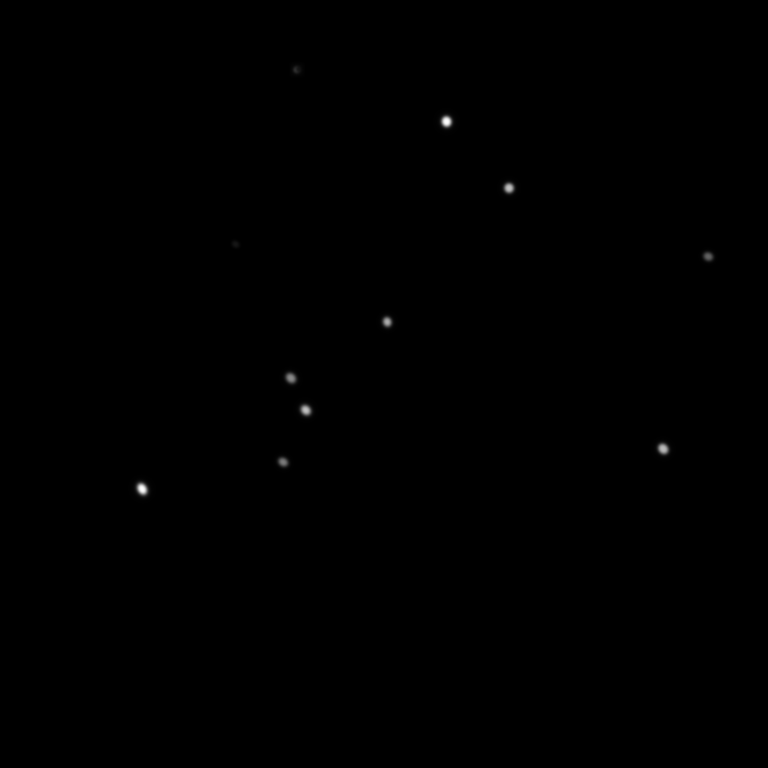
#> input picture stars/conv.png, 3072 x 3072 px, given as the content of the folder tele_datasets/224/, which was not available (shown at 1/4 size)
$ jupyter execute --allow-errors 'generate_image copy 3.ipynb'
#> lines starting #> are read from the running program, lines starting #| are printed output that depends on the picture; pictures that were not available may be replaced by others from this repository, and a replacement may not be noted
### stars.py
import numpy as np
import matplotlib.pyplot as plt
import pandas as pd
import cv2
import os

class BH_stars_img():

    def __init__(self, BHs_path='../224', BHs=None, height=1000, width=1400, bg_color=33,
                 num_stars=200, num_BHs=10, stars_lower_size=10, stars_upper_size=25,
                 BHS_lower_size=10, BH_upper_size=30, shape='rect', gaussian_radius=3):
        """_summary_

        Args:
            BHs_path (str, optional): _description_. Defaults to '../224'.
            height (int, optional): _description_. Defaults to 1000.
            width (int, optional): _description_. Defaults to 1400.
            bg_color (int, optional): _description_. Defaults to 33.
            num_stars (int, optional): _description_. Defaults to 200.
            num_BHs (int, optional): _description_. Defaults to 10.
            stars_lower_size (int, optional): _description_. Defaults to 10.
            stars_upper_size (int, optional): _description_. Defaults to 25.
            BHS_lower_size (int, optional): _description_. Defaults to 25.
            BH_upper_size (int, optional): _description_. Defaults to 25.
            shape (str, optional): _description_. Defaults to 'rect'.
        """

        self.num_BHs = num_BHs
        if BHs is None:
            self.BHs_path = BHs_path
            self.BHs= list(np.random.choice(os.listdir(BHs_path), num_BHs))
        elif type(BHs) == str or type(BHs) == np.ndarray:
            self.BHs_path = BHs_path
            self.BHs= [BHs]
        else:
            raise ValueError
        self.height, self.width = height, width
        self.bg_color = bg_color
        self.num_stars = num_stars
        self.num_BHs = num_BHs
        self.stars_lower_size = stars_lower_size
        self.stars_upper_size = stars_upper_size
        self.BHS_lower_size = BHS_lower_size
        self.BH_upper_size = BH_upper_size
        self.shape = shape
        self.gaussian_radius = gaussian_radius
        # sanity check
        assert self.shape in ['rect', 'circle'], "Only support squares and circles !!!"
        if self.shape == 'circle':
            assert self.width == self.height, "Only support square images !!!"

    def generate_distribution(self, size, sigma_x, sigma_y):
        """_summary_

        Args:
            size (_type_): _description_
            sigma_x (_type_): _description_
            sigma_y (_type_): _description_
            center_color (_type_): _description_

        Returns:
            _type_: _description_
        """
        x = np.linspace(-size / 2, size / 2, size)
        y = np.linspace(-size / 2, size / 2, size)
        X, Y = np.meshgrid(x, y)
        X /= size / 2
        Y /= size / 2
        rho = np.random.uniform(-.1, .1)
        dist_out = np.sqrt((X / sigma_x)**2 + (Y / sigma_y)**2 - 2*rho*X*Y / sigma_x / sigma_y)
        alpha = np.random.uniform(10, 15)
        u = 0.5
        brightness = 1 / (np.exp(alpha * (dist_out - u)) + 1)
        # print(np.max(brightness))
        return brightness

    def put_small_images_tolarge_background(self, small_img, bg_height, bg_width, small_img_size):
        """_summary_

        Args:
            small_img (_type_): _description_
            bg_height (_type_): _description_
            bg_width (_type_): _description_
            small_img_size (_type_): _description_

        Returns:
            _type_: _description_
        """
        pad1 = np.random.randint(0, bg_height - small_img_size)
        pad2 = bg_height - small_img_size - pad1
        pad3 = np.random.randint(0, bg_width - small_img_size)
        pad4 = bg_width - small_img_size - pad3
        # get the coordinate of the center of the square
        xc = (pad3 + small_img_size / 2) / bg_width
        yc = (pad1 + small_img_size / 2) / bg_height
        larger_img = cv2.copyMakeBorder(small_img, pad1, pad2, pad3, pad4, cv2.BORDER_CONSTANT, value=0)
        return larger_img, xc, yc

    def add_noise(self, img, radius=5):
        """_summary_

        Args:
            img (_type_): _description_
            radius (int, optional): _description_. Defaults to 5.

        Returns:
            _type_: _description_
        """
        img = img.astype(np.int64)
        noisy_img = img + np.random.normal(loc=0, scale=radius, size=(self.height, self.width))
        noisy_img = np.where(noisy_img > 255, 255, noisy_img)
        noisy_img = np.where(noisy_img < 0, 0, noisy_img)
        noisy_img = noisy_img.astype(np.int64)
        return noisy_img

    def bg_gen(self):
        """_summary_

        Returns:
            _type_: _description_
        """
        bg = np.ones((self.height, self.width), dtype=np.float64) * self.bg_color / 255
        return bg

    def stars_gen(self, color=False):
        """_summary_
        """
#> called with color = False
        bg = self.bg_gen()
        self.stars_BHs_img = bg.copy()
        if self.shape == 'rect':
            stars_lst = np.ones((self.num_stars, 4), dtype=np.float64)
        elif self.shape == 'circle':
            stars_lst = np.ones((self.num_stars, 3), dtype=np.float64)
        for i in range(self.num_stars):
            # Parameters
            size = np.random.randint(low=self.stars_lower_size, high=self.stars_upper_size)  # Size of the square grid
            sigma_x = np.random.uniform(0.8, 1.2)  # Standard deviation for the Gaussian distribution
            sigma_y = np.random.uniform(0.8, 1.1)  # Standard deviation for the Gaussian distribution
            self.luminosity = np.random.uniform(0.15, 1)  # Maximum brightness at the center
            if color:
                pass
            brightness = self.generate_distribution(size, sigma_x, sigma_y)
            larger_img, xc, yc = self.put_small_images_tolarge_background(brightness, self.height, self.width, size)
            self.stars_BHs_img += larger_img
            stars_lst[i, 0] = xc
            stars_lst[i, 1] = yc
            if self.shape == 'rect':
                stars_lst[i, 2] = size / self.width
                stars_lst[i, 3] = size / self.height
            elif self.shape == 'circle':
                stars_lst[i, 2] = size / self.width
        self.stars_BHs_img *= 255
        self.stars_BHs_img = self.stars_BHs_img.astype(np.int64)
        self.stars_lst = stars_lst

    def BHs_gen(self, rotate=False):
        """_summary_
        """
#> called with rotate = False
        if self.shape == 'rect':
            BH_lst = np.ones((len(self.BHs), 4), dtype=np.float64)
        elif self.shape == 'circle':
            BH_lst = np.ones((len(self.BHs), 3), dtype=np.float64)

        for index, path in enumerate(self.BHs):
            # print(self.BHs_path + path)
            # print(path)
            # print(type(path))
            if type(path) == str or type(path) == np.str_:
                BHimg = cv2.imread(self.BHs_path + path)
#> BHimg is the input picture: shape (3072, 3072, 3); min 0, max 255, mean 0.2
                BHimg = cv2.cvtColor(BHimg, cv2.COLOR_BGR2GRAY)
#> BHimg: shape (3072, 3072)
            elif type(path) == np.ndarray:
                BHimg = path
            else:
                raise ValueError
            BH_size = np.random.randint(low=self.BHS_lower_size, high=self.BH_upper_size)
            BHimg_small = cv2.resize(BHimg, (BH_size, BH_size))
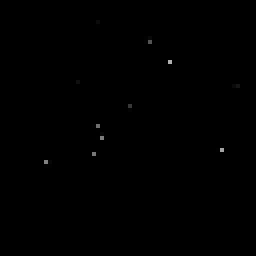
#> BHimg_small: shape (64, 64) (shown 4 times larger); min 0, max 177, mean 0.3
            BHimg_small = BHimg_small.astype(np.float64)
            if rotate:
                # rotate the images
                centerX, centerY = (BH_size // 2, BH_size // 2)
                angle = np.random.uniform(0, 360)
                M = cv2.getRotationMatrix2D((centerX, centerY), angle, 1.0)
                BHimg_small = cv2.warpAffine(BHimg_small, M, (BH_size, BH_size))
                self.angle = angle
            bright_factor = np.random.uniform(0.6, 0.9)
            BHimg_small *= bright_factor
#> BHimg_small: shape (64, 64) float64; min 0, max 158, mean 0.2
            BHimg_small = BHimg_small.astype(np.int64)
#> BHimg_small: shape (64, 64) int64; 17 distinct labels, from 0 to 158
            BHimg_small = np.where(BHimg_small < self.bg_color, self.bg_color, BHimg_small)
            # BHimg_small = np.where(BHimg_small < self.bg_color + 10, self.bg_color, BHimg_small)
            BH_larger, xc, yc = self.put_small_images_tolarge_background(BHimg_small - self.bg_color,
                                                                         self.height, self.width, BH_size)
#> in put_small_images_tolarge_background (call 11), `larger_img = cv2.copyMakeBorder(small_img, pad1, pad2, pad3, pad4, cv2..`: larger_img: shape (3072, 3072) int32; 17 distinct labels, from 0 to 158
#> xc = 0.327; yc = 0.542
            self.stars_BHs_img += BH_larger
#> self.stars_BHs_img: shape (3072, 3072) int64; 255 distinct labels, from 0 to 254
            BH_lst[index, 0] = xc
            BH_lst[index, 1] = yc
            if self.shape == 'rect':
                BH_lst[index, 2] = BH_size / self.width
                BH_lst[index, 3] = BH_size / self.height
            elif self.shape == 'circle':
                BH_lst[index, 2] = BH_size / self.width

        self.stars_BHs_img = np.where(self.stars_BHs_img > 255, 255, self.stars_BHs_img)
        self.stars_BHs_img = np.where(self.stars_BHs_img < 0, 0, self.stars_BHs_img)
        self.BH_lst = BH_lst
        self.BH_size = BH_size

        return self.stars_BHs_img
    # [48 lines left out: functions save, txtGen, not called in this run]


# [16 lines that do not run on import are left out]

### telescope_simulator.py
import utils_tele as utils
from PIL import Image
import numpy as np
import matplotlib.pyplot as plt
from scipy import signal
from scipy import interpolate
import cv2

class TelescopeSimulator():
    def __init__(self, input_image, telescope_diameter_m, telescope_focal_length_m, wavelength,
                 angular_pixel_size_input_image, CCD_pixel_size, CCD_pixel_count, show=True):
        """

        Modeling optical telescope imaging, including optical diffraction.

        Args:
            input_image (str or numpy.ndarray): if str, read the img, if array, use it directly.
            telescope_diameter_m (float):  in meters
            telescope_focal_length_m (float): in arcseconds
            wavelength (float): wave length of the filter
            CCD_pixel_size (float): The pixel width of your simulated CCD
            CCD_pixel_count (int): number of pixels of the CCD
            show (bool): True or False, if True shows the psf and phase screen
        """

        # parameters
        self.telescope_diameter_m = telescope_diameter_m
        self.telescope_focal_length_m = telescope_focal_length_m
        self.wavelength = wavelength
        self.CCD_pixel_size = CCD_pixel_size
        self.CCD_pixel_count = CCD_pixel_count
        self.angular_pixel_size_input_image = angular_pixel_size_input_image
        # calculation
        self.image_arr = self.get_image(input_image, show=show)
        # self.angular_pixel_size_input_image = 206265 / telescope_focal_length_m * CCD_pixel_size * CCD_pixel_count / self.image_arr.shape[0]
        self.pixel_size_input_image = utils.angular_to_physical_pixels(self.angular_pixel_size_input_image, telescope_focal_length_m)
        self.intensity = self.get_intensity(self.image_arr, show=show)
        self.convolved_array = self.get_convolved_image(self.image_arr, self.intensity, show=show)


    # [8 lines left out: function get_physical_parameters, not called in this run]


    def get_image(self, input_image, show=True):
        """_summary_

        Args:
            input_image (np.ndarray): (size, size) balck and white
            show (bool, optional): _description_. Defaults to True.

        Returns:
            np.ndarray: _description_
        """
        if type(input_image) == str:
            # open image to convolve
            im = Image.open(input_image)
            im_array = np.asarray(im)
        elif type(input_image) == np.ndarray:
            im_array = input_image

        if np.shape(im_array)[0] != np.shape(im_array)[1]:

            min_dim, max_dim = np.min((np.shape(im_array)[0], np.shape(im_array)[1])), np.max((np.shape(im_array)[0], np.shape(im_array)[1]))
            pixels_to_crop = max_dim - min_dim
            if np.shape(im_array)[0] > np.shape(im_array)[1]:
                left, right = 0, np.shape(im_array)[1]
                top, bottom = np.floor(pixels_to_crop/2), np.shape(im_array)[0] - np.ceil(pixels_to_crop/2)

            if np.shape(im_array)[0] < np.shape(im_array)[1]:
                left, right = np.floor(pixels_to_crop/2), np.shape(im_array)[1] - np.ceil(pixels_to_crop/2)
                top, bottom = 0, np.shape(im_array)[0]
            im = Image.fromarray(im_array)
            im = im.crop((left, top, right, bottom))
            im_array = np.asarray(im)

        if show:
            plt.imshow(im_array, cmap='gray')
            plt.show()

        return im_array


    # [102 lines left out: functions get_intensity, get_convolved_image, generate_image, not called in this run]


# [20 lines that do not run on import are left out]

### spare/generate_image copy 3.ipynb
[cell 1]
import uuid
from stars import BH_stars_img
from telescope_simulator import TelescopeSimulator
import json
import cv2
import os
import pandas as pd
from tqdm import tqdm

[cell 2]
num_stars = 10
num_BHs = 1
num_imgaes = 1000
height = 3072
width = 3072
shape = 'rect'
mode = 'train_val'
# img_lab
# csv

[cell 3]
tele_config = dict(
    # physical parameters
    input_image = r"./stars/BHs.png", telescope_diameter_m = 6.5,
    telescope_focal_length_m = 131.4, angular_pixel_size_input_image = 0.2e-4,
    wavelength = 100e-9, CCD_pixel_size = 0.2e-4 * 131.4 / 206265,
    CCD_pixel_count = 3072, show = False,
)

stars_config = dict(
    BHs_path='tele_datasets/224/',num_stars=num_stars, num_BHs=num_BHs, stars_lower_size=30, stars_upper_size=50,
    height=height, width=width, bg_color=0, shape=shape, BHS_lower_size=64, BH_upper_size=75
)

[cell 4]
data_dir = f'tele_datasets/stars{num_stars}_BH{num_BHs}_num{num_imgaes}_{shape}_wl{tele_config["wavelength"]:.3e}_'\
f'D{tele_config["telescope_diameter_m"]:.2f}_F{tele_config["telescope_focal_length_m"]}_'\
f'AS{tele_config["angular_pixel_size_input_image"]:.2e}_BHSize{stars_config["BHS_lower_size"]}-{stars_config["BH_upper_size"]}'
# data_dir = f'stars{num_stars}_BH{num_BHs}_num{num_imgaes}_{shape}_wl{tele_config["wavelength"]:.3e}_D{tele_config["telescope_diameter_m"]:.2f}_F{tele_config["telescope_diameter_m"]}_BHSize{stars_config["BHS_lower_size"]}:{stars_config["BH_upper_size"]}'

[cell 5]
data_dir

[cell 6]
if mode == 'train_val':
    os.mkdir(f'{data_dir}')
    os.mkdir(f'{data_dir}/train')
    os.mkdir(f'{data_dir}/train/images')
    os.mkdir(f'{data_dir}/train/labels')
    os.mkdir(f'{data_dir}/validation')
    os.mkdir(f'{data_dir}/validation/images')
    os.mkdir(f'{data_dir}/validation/labels')
# elif mode == 'img_lab':
# !mkdir {data_dir}
# !mkdir {data_dir}/images
# !mkdir {data_dir}/images/train
# !mkdir {data_dir}/images/validation
# !mkdir {data_dir}/labels
# !mkdir {data_dir}/labels/train
# !mkdir {data_dir}/labels/validation
# else:
# !mkdir {data_dir}
# !mkdir {data_dir}/images
# !mkdir {data_dir}/labels

[cell 7]
with open(f'{data_dir}/data.yaml', 'w') as f:
    f.write(f'path: {data_dir}\n')
    f.write('train: ./train/images\n')
    f.write('val: ../validation/images\n\n')
    f.write('nc: 2\n')
    f.write("names: ['star', 'BH']\n")

[cell 8]
with open(f"{data_dir}/telescope_config.json", "w") as json_file:
    json.dump(tele_config, json_file)

with open(f"{data_dir}/stars_config.json", "w") as json_file:
    json.dump(stars_config, json_file)

[cell 9]
df_train = pd.DataFrame(columns=['images', 'labels'])
df_val = pd.DataFrame(columns=['images', 'labels'])
num_train = int(num_imgaes * 0.8)
num_val = min(int(num_imgaes * 0.2), 240)

#> (a cell that did not finish here is left out)

#> (a cell that did not finish here is left out)

    img.stars_gen()
    img.BHs_gen()
#> in BHs_gen (call 2), `BHimg_small *= bright_factor`: BHimg_small: shape (65, 65) float64; min 0, max 87.91, mean 0.1
#> in BHs_gen (call 2), `BHimg_small = BHimg_small.astype(np.int64)`: BHimg_small: shape (65, 65) int64; 16 distinct labels, from 0 to 87
#> in put_small_images_tolarge_background (call 22), `larger_img = cv2.copyMakeBorder(small_img, pad1, pad2, pad3, pad4, cv2..`: larger_img: shape (3072, 3072) int32; 16 distinct labels, from 0 to 87
#> in BHs_gen (call 2), `self.stars_BHs_img += BH_larger`: self.stars_BHs_img: shape (3072, 3072) int64; 255 distinct labels, from 0 to 254
    noise_BHs = img.add_noise(img.stars_BHs_img, radius=5)
#> call 2 of add_noise, with radius = 5
#> in add_noise (call 2), `noisy_img = img + np.random.normal(loc=0, scale=radius, size=(self.hei..`:
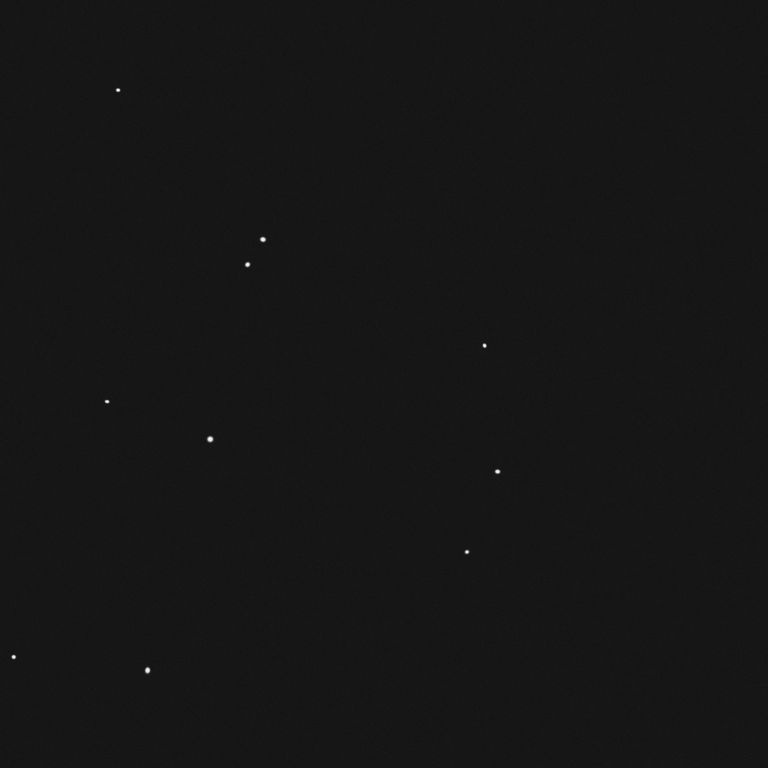
#> noisy_img: shape (3072, 3072) float64 (shown at 1/4 size); min -25.56, max 265, mean 0.1; drawn with min black and max white
    tele_config['input_image'] = noise_BHs
    telescope_simulator = TelescopeSimulator(**tele_config)
    code = uuid.uuid4()
    if mode == 'train_val':
        bh_path = f"{data_dir}/validation/images/BHs_{code}.png"
        txt_path = f"{data_dir}/validation/labels/BHs_{code}.txt"
    elif mode == 'img_lab':
        bh_path = f"{data_dir}/images/validation/BHs_{code}.png"
        txt_path = f"{data_dir}/labels/validation/BHs_{code}.txt"
    else:
        df_val = pd.concat([df_val, pd.DataFrame({"images":[f"BHs_{code}.png"], "labels": [f"BHs_{code}.txt"]})])
        bh_path = f"{data_dir}/images/BHs_{code}.png"
        txt_path = f"{data_dir}/labels/BHs_{code}.txt"
    # cv2.imwrite(bh_path, noise_BHs)
    output_img = telescope_simulator.generate_image(show=False)
    cv2.imwrite(bh_path, output_img)
    img.txtGen(txt_path=txt_path)

[cell 12]
if mode == 'csv':
    df_train.to_csv(f"{data_dir}/train.csv", header=False, index=False)
    df_val.to_csv(f"{data_dir}/validation.csv", header=False, index=False)

[cell 13]
import glob
img_lst = glob.glob(f'{data_dir}/*/*/*.png')

[cell 14]
for img_name in tqdm(img_lst):
    img = cv2.imread(img_name, cv2.IMREAD_GRAYSCALE)
    img_resize = cv2.resize(img, (1024, 1024))
    cv2.imwrite(img_name, img_resize)

[cell 15]
data_dir

[cell 16]
# !mv '/mnt/c/fyq/tele_datasets/stars10_BH1_num500_rect_wl5.000e-08_' '/mnt/c/fyq/tele_datasets/stars10_BH1_num500_rect_wl5.000e-08_D6.50_F131.4_AS0.0001_BHSize64:75'

$ run again, on stars/conv0.001.png
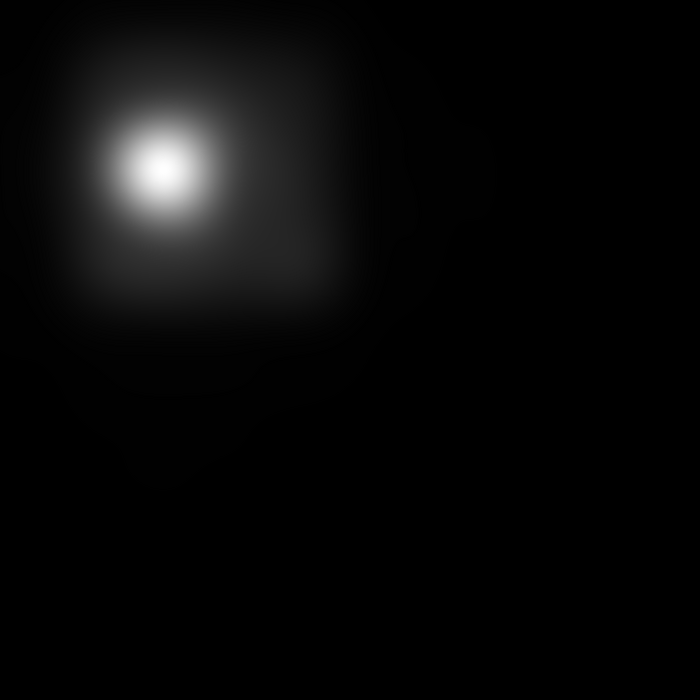
#> input picture stars/conv0.001.png, 700 x 700 px, given as the content of the folder tele_datasets/224/, which was not available
#> in BHs_gen, BHimg is the input picture: shape (700, 700, 3); min 0, max 254, mean 8.9
#> BHimg: shape (700, 700)
#> larger_img: shape (3072, 3072) int32; 145 distinct labels, from 0 to 225
#> xc = 0.327; yc = 0.542
#> self.stars_BHs_img: shape (3072, 3072) int64; 255 distinct labels, from 0 to 254
#> in BHs_gen (call 2), `BHimg_small *= bright_factor`:
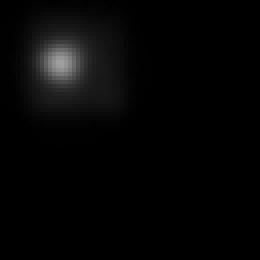
#> BHimg_small: shape (65, 65) float64 (shown 4 times larger); min 0, max 160, mean 5.6
#> larger_img: shape (3072, 3072) int32; 119 distinct labels, from 0 to 160
#> xc = 0.357; yc = 0.165
#> self.stars_BHs_img: shape (3072, 3072) int64; 255 distinct labels, from 0 to 254

$ run again, on stars/conv0.002.png
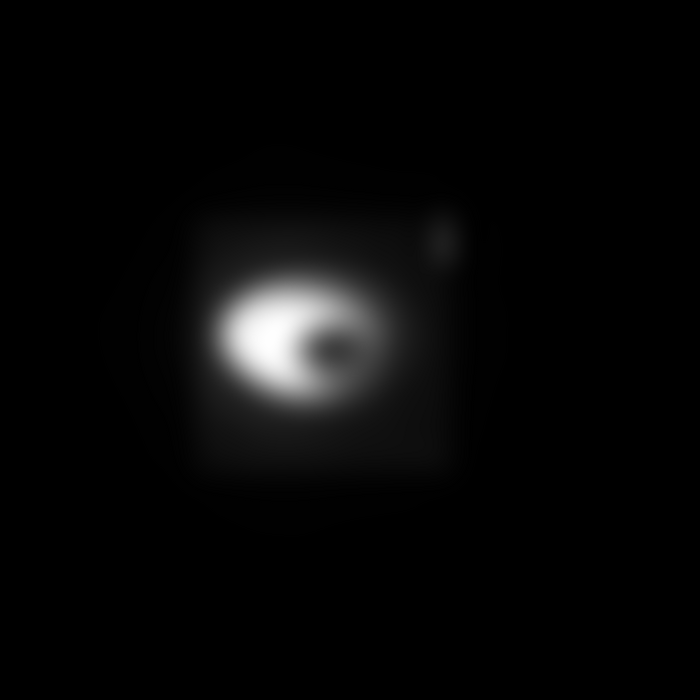
#> input picture stars/conv0.002.png, 700 x 700 px, given as the content of the folder tele_datasets/224/, which was not available
#> in BHs_gen, BHimg is the input picture: shape (700, 700, 3); min 0, max 255, mean 7.8
#> BHimg: shape (700, 700)
#> in BHs_gen, `BHimg_small = BHimg_small.astype(np.int64)`:
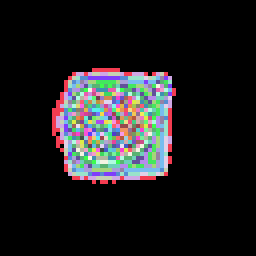
#> BHimg_small: shape (64, 64) int64 (shown 4 times larger); 149 distinct labels, from 0 to 226; one colour per label, 0 black
#> larger_img: shape (3072, 3072) int32; 149 distinct labels, from 0 to 226
#> xc = 0.327; yc = 0.542
#> self.stars_BHs_img: shape (3072, 3072) int64; 255 distinct labels, from 0 to 254
#> in BHs_gen (call 2), `BHimg_small = BHimg_small.astype(np.int64)`:
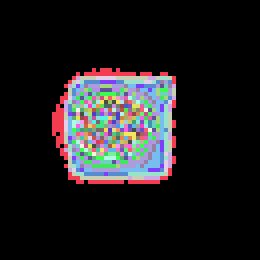
#> BHimg_small: shape (65, 65) int64 (shown 4 times larger); 115 distinct labels, from 0 to 160; one colour per label, 0 black
#> larger_img: shape (3072, 3072) int32; 115 distinct labels, from 0 to 160
#> xc = 0.357; yc = 0.165
#> self.stars_BHs_img: shape (3072, 3072) int64; 255 distinct labels, from 0 to 254
